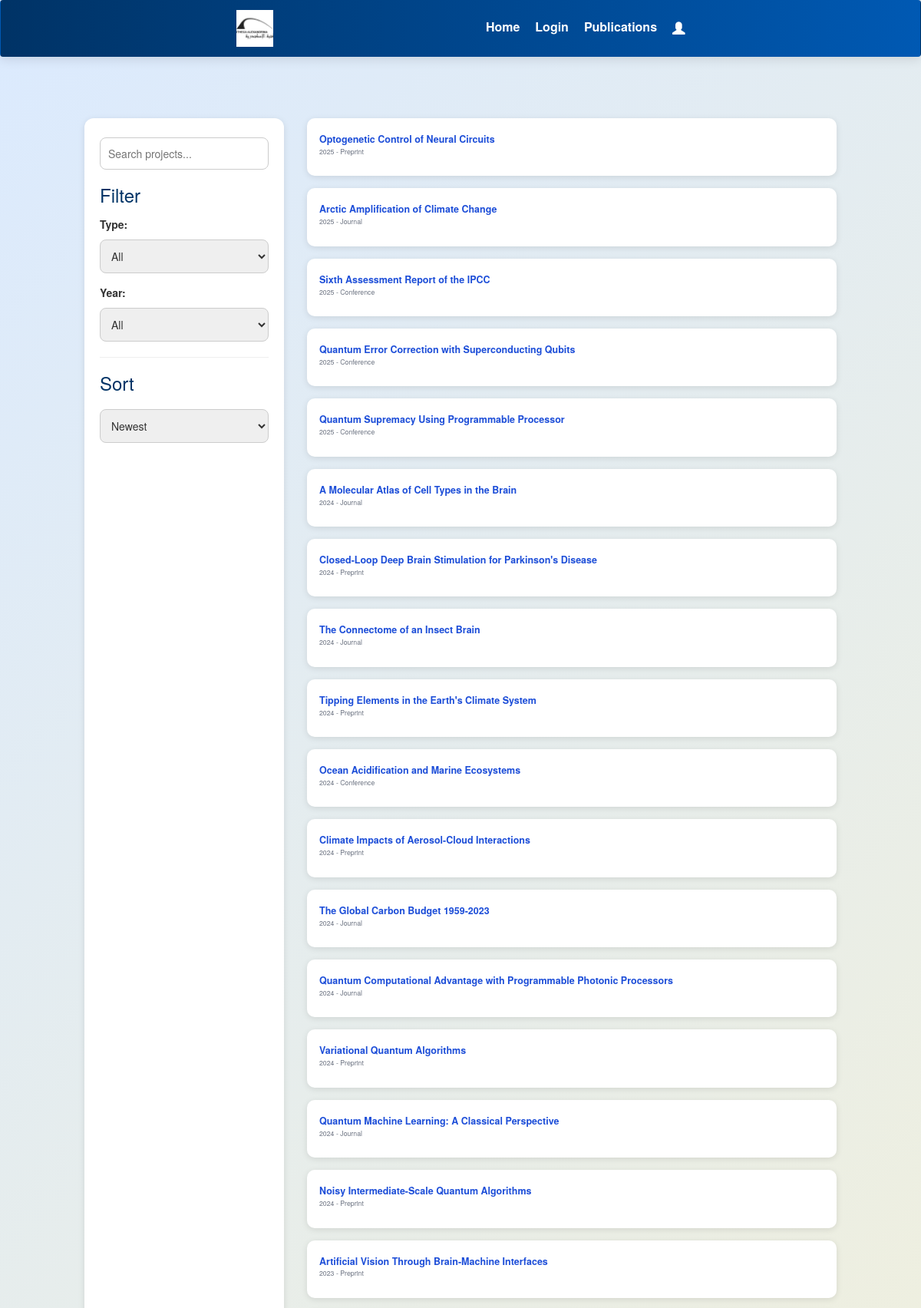
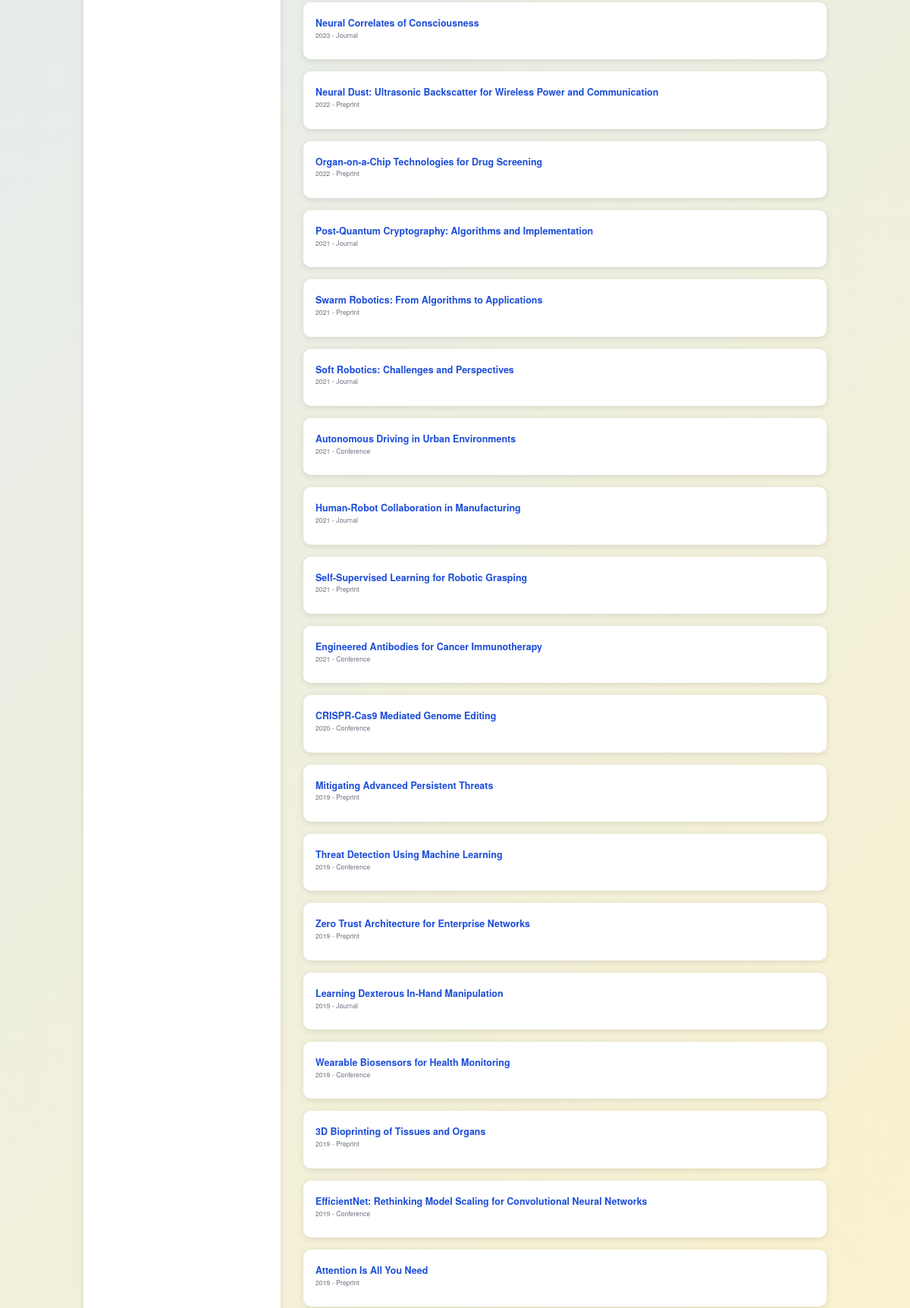
Screenshot of /publications/ (upper part) with the database file from the repository (2 pictures, top to bottom).
### projects/models.py (models this page shows, shortened)
class Publication(models.Model):
    project = models.ForeignKey(Project, on_delete=models.CASCADE, related_name='publications')
    title = models.CharField(max_length=200)
    author = models.CharField(Author,max_length=200)
    url = models.URLField(blank=True)
    year = models.PositiveIntegerField()
    file = models.FileField(upload_to='publications/files/', blank=True)
    image = models.ImageField(upload_to='publications/images/', blank=True)
    type = models.CharField(max_length=100, choices=PUBLICATION_TYPES)
    collaborators = models.ManyToManyField(Author)
    uploaded_at = models.DateTimeField(auto_now_add=True)
    abstract = models.TextField(default="No abstract yet")

### projects/views.py (the view)
# urls.py: path('publications/', views.publication_list, name='publication_list'),
def publication_list(request):
    publications = Publication.objects.all()
    search_query = request.GET.get('search', '').strip()
    selected_domain = request.GET.get('domain', '')
    selected_year = request.GET.get('year', '')
    selected_type = request.GET.get('type', '')   # فلتر نوع النشر
    selected_sort = request.GET.get('sort', 'newest')
    if search_query:
        publications = publications.filter(title__icontains=search_query)
    if selected_domain:
        publications = publications.filter(project__domain=selected_domain)
    if selected_year:
        try:
            year_int = int(selected_year)
            publications = publications.filter(year=year_int)
        except ValueError:
            pass  # لو قيمة السنة مش رقمية، تجاهل الفلترة
    if selected_type:
        publications = publications.filter(type=selected_type)
    if selected_sort == 'newest':
        publications = publications.order_by('-year', '-id')
    else:
        publications = publications.order_by('year', 'id')
    domains = Project.objects.values_list('domain', flat=True).distinct()
    years = Publication.objects.values_list('year', flat=True).distinct().order_by('-year')
    types = [choice[0] for choice in Publication._meta.get_field('type').choices]  # جلب أنواع النشر
    context = {
        'publications': publications,
        'search_query': search_query,
        'selected_domain': selected_domain,
        'selected_year': selected_year,
        'selected_type': selected_type,
        'selected_sort': selected_sort,
        'domains': domains,
        'years': years,
        'types': types,
    }
    return render(request, 'publications/publication_list.html', context)

### projects/templates/Publications/publication_list.html (shortened to what this page needs)
{% extends "base.html" %}
{% block content %}
<div class="container" style="display: flex; gap: 30px; max-width: 1200px; margin: 40px auto; padding: 0 20px;">
  <aside class="sidebar" style="width: 260px;">
    <form method="get" id="searchForm">
      <input type="text" name="search" id="searchInput" class="search-input"
             placeholder="Search projects..." value="{{ search_query }}"
             oninput="document.getElementById('searchForm').submit();" style="width: 100%; padding: 10px; border-radius: 8px; border: 1px solid #ccc;">
      <h3>Filter</h3>
      <label for="type">Type:</label>
      <select name="type" id="type" onchange="this.form.submit()" style="width: 100%; padding: 10px; border-radius: 8px; border: 1px solid #ccc;">
        <option value="">All</option>
      </select>
      <label for="year">Year:</label>
      <select name="year" id="year" onchange="this.form.submit()" style="width: 100%; padding: 10px; border-radius: 8px; border: 1px solid #ccc;">
        <option value="">All</option>
      </select>
      <hr style="margin: 20px 0;">
      <h3>Sort</h3>
      <select name="sort" onchange="this.form.submit()" style="width: 100%; padding: 10px; border-radius: 8px; border: 1px solid #ccc;">
        <option value="newest" {% if selected_sort == "newest" %}selected{% endif %}>Newest</option>
      </select>
    </form>
  </aside>
  <main style="flex-grow: 1;">
    <ul style="list-style: none; padding: 0; display: flex; flex-direction: column; gap: 16px;">
      {% for pub in publications %}
      <li style="background: white; padding: 16px; border-radius: 10px; box-shadow: 0 2px 8px rgba(0,0,0,0.1); transition: box-shadow 0.3s;">
        <a href="{% url 'publication_detail' pk=pub.pk %}" style="font-size: 1.25rem; font-weight: 600; color: #1d4ed8; text-decoration: none;">
          {{ pub.title }}
        </a>
        <p style="color: #6b7280; font-size: 0.875rem;">{{ pub.year }} - {{ pub.type }}</p>
      </li>
      {% empty %}
      <li>No Publications until now</li>
      {% endfor %}
    </ul>
  </main>
</div>
{% endblock %}

### projects/static/css/styles.css (style rules this page uses)
:root { --primary: #2563eb; --primary-dark: #1d4ed8; --primary-hover: #1e40af; --secondary: #003366; --secondary-light: #0059b3; --accent: #ffd166; --bg-gradient: linear-gradient(135deg, #dbeafe, #fef3c7); --text-color: #2c3e50; --radius: 12px; --shadow-sm: 0 2px 8px rgba(0, 0, 0, 0.1); --shadow-md: 0 4px 14px rgba(0, 0, 0, 0.1); --shadow-lg: 0 8px 30px rgba(0, 0, 0, 0.08); }
*, *::before, *::after { box-sizing: border-box; }
html, body { margin: 0; padding: 0; height: 100%; font-family: 'Segoe UI', sans-serif; color: var(--text-color); background: var(--bg-gradient); }
.container { flex: 1; display: flex; max-width: 1200px; margin: 40px auto; gap: 30px; padding: 0 20px; animation: fadeInUp 0.8s ease; }
.sidebar { width: 260px; background-color: #fff; padding: 20px; border-radius: var(--radius); box-shadow: var(--shadow-sm); transition: transform 0.2s ease; }
.sidebar h3 { margin-bottom: 15px; color: var(--secondary); }
.sidebar label { font-size: 14px; margin-top: 15px; display: block; }
.sidebar select, .sidebar input[type="text"] { width: 100%; padding: 10px; margin-top: 5px; border: 1px solid #ccc; border-radius: var(--radius); font-size: 14px; transition: border-color 0.3s, box-shadow 0.3s; }

### rows the page displays
Publication: title "Optogenetic Control of Neural Circuits", year "2025", type "Preprint"
Publication: title "Arctic Amplification of Climate Change", year "2025", type "Journal"
Publication: title "Sixth Assessment Report of the IPCC", year "2025", type "Conference"
Publication: title "Quantum Error Correction with Superconducting Qubits", year "2025", type "Conference"
Publication: title "Quantum Supremacy Using Programmable Processor", year "2025", type "Conference"
Publication: title "A Molecular Atlas of Cell Types in the Brain", year "2024", type "Journal"
Publication: title "Closed-Loop Deep Brain Stimulation for Parkinson's Disease", year "2024", type "Preprint"
Publication: title "The Connectome of an Insect Brain", year "2024", type "Journal"
Publication: title "Tipping Elements in the Earth's Climate System", year "2024", type "Preprint"
Publication: title "Ocean Acidification and Marine Ecosystems", year "2024", type "Conference"
Publication: title "Climate Impacts of Aerosol-Cloud Interactions", year "2024", type "Preprint"
Publication: title "The Global Carbon Budget 1959-2023", year "2024", type "Journal"
Publication: title "Quantum Computational Advantage with Programmable Photonic Processors", year "2024", type "Journal"
Publication: title "Variational Quantum Algorithms", year "2024", type "Preprint"
Publication: title "Quantum Machine Learning: A Classical Perspective", year "2024", type "Journal"
Publication: title "Noisy Intermediate-Scale Quantum Algorithms", year "2024", type "Preprint"
Publication: title "Artificial Vision Through Brain-Machine Interfaces", year "2023", type "Preprint"
Publication: title "Neural Correlates of Consciousness", year "2023", type "Journal"
Publication: title "Neural Dust: Ultrasonic Backscatter for Wireless Power and Communication", year "2022", type "Preprint"
Publication: title "Organ-on-a-Chip Technologies for Drug Screening", year "2022", type "Preprint"
Publication: title "Post-Quantum Cryptography: Algorithms and Implementation", year "2021", type "Journal"
Publication: title "Swarm Robotics: From Algorithms to Applications", year "2021", type "Preprint"
Publication: title "Soft Robotics: Challenges and Perspectives", year "2021", type "Journal"
Publication: title "Autonomous Driving in Urban Environments", year "2021", type "Conference"
Publication: title "Human-Robot Collaboration in Manufacturing", year "2021", type "Journal"
Publication: title "Self-Supervised Learning for Robotic Grasping", year "2021", type "Preprint"
Publication: title "Engineered Antibodies for Cancer Immunotherapy", year "2021", type "Conference"
Publication: title "CRISPR-Cas9 Mediated Genome Editing", year "2020", type "Conference"
Publication: title "Mitigating Advanced Persistent Threats", year "2019", type "Preprint"
Publication: title "Threat Detection Using Machine Learning", year "2019", type "Conference"
Publication: title "Zero Trust Architecture for Enterprise Networks", year "2019", type "Preprint"
Publication: title "Learning Dexterous In-Hand Manipulation", year "2019", type "Journal"
Publication: title "Wearable Biosensors for Health Monitoring", year "2019", type "Conference"
Publication: title "3D Bioprinting of Tissues and Organs", year "2019", type "Preprint"
Publication: title "EfficientNet: Rethinking Model Scaling for Convolutional Neural Networks", year "2019", type "Conference"
Publication: title "Attention Is All You Need", year "2019", type "Preprint"
